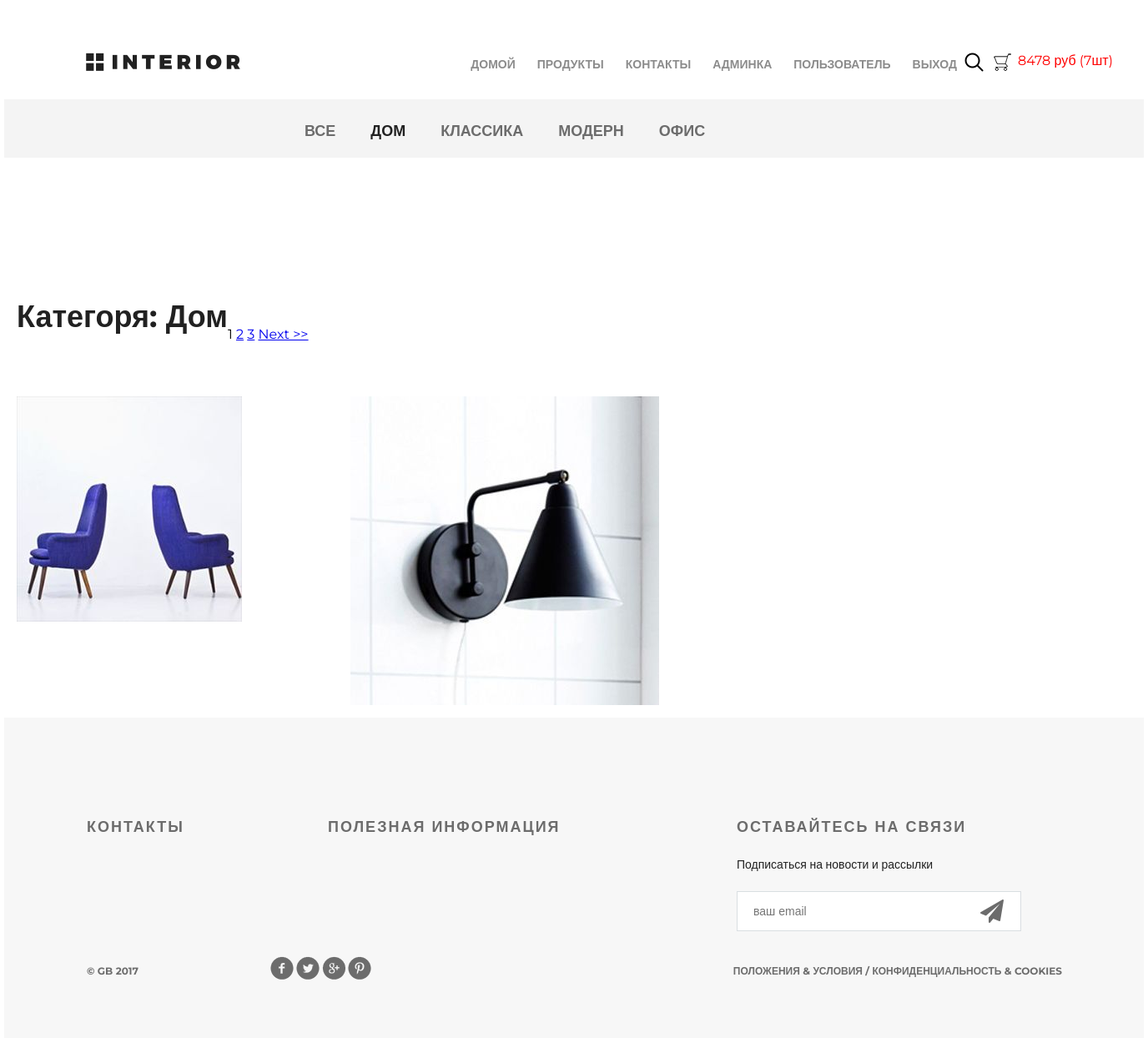
The app's page /products/1/ (signed in), older data.
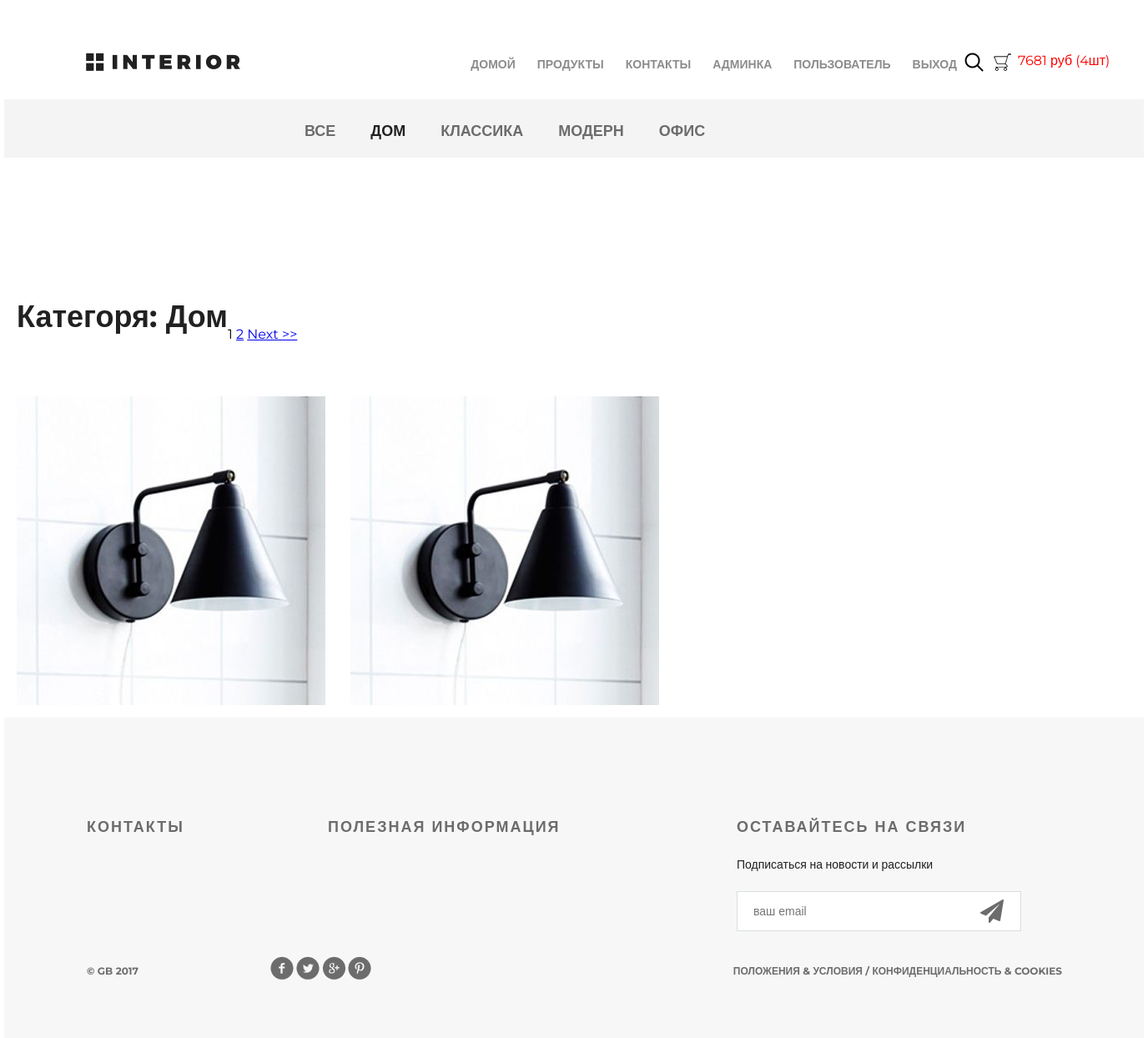
The same page, newer data.
### authapp/models.py (models this page shows)
class ShopUser(AbstractUser):
    avatar = models.ImageField(upload_to='users_avatars', blank=True, verbose_name='Аватарка')
    age = models.PositiveIntegerField(verbose_name='возраст')

### basketapp/models.py (models this page shows, shortened)
class Basket(models.Model):
    product = models.ForeignKey(Product, on_delete=models.CASCADE, verbose_name='Товар')
    user = models.ForeignKey(settings.AUTH_USER_MODEL, on_delete=models.CASCADE, verbose_name='Пользователь')
    quantity = models.PositiveSmallIntegerField(default=0, verbose_name='Количество')
    created_at = models.DateTimeField(auto_now_add=True, verbose_name='Добавлен')
    class Meta:
        verbose_name = 'корзина'
        verbose_name_plural = 'корзины'
        ordering = ('created_at',)
    """ Следующий код (ф-ции) лучше писать в СЕРВИСНОЙ МОДЕЛИ в Джанго !!!? """
    @property
    def product_cost(self):     # Стоимость продукта
        return self.product.price * self.quantity
    @property
    def total_quantity(self):   # Общая численность
        _items = Basket.objects.filter(user=self.user)
        return sum(list(_items.values_list('quantity', flat=True)))
    @property
    def total_cost(self):       # Общая стоимость
        _items = Basket.objects.filter(user=self.user)
        return sum(list(map(lambda x: x.product_cost, _items)))

### mainapp/models.py (models this page shows, shortened)
class Product(models.Model):
    category = models.ForeignKey(Category, on_delete=models.CASCADE, verbose_name='Категория', related_name='products')
    name = models.CharField(max_length=255, verbose_name='Название')
    image = models.ImageField(upload_to='product', blank=True, null=True, verbose_name='Изображение')
    shot_desc = models.CharField(max_length=255, verbose_name='Краткое описание')
    description = models.TextField(verbose_name='Описание')
    price = models.DecimalField(max_digits=8, decimal_places=2, verbose_name='Цена')
    quantity = models.PositiveSmallIntegerField(default=0, verbose_name='Количество')
    is_active = models.BooleanField(default=True, verbose_name='Активен')
    class Meta:
        verbose_name = 'продукт'
        verbose_name_plural = 'продукты'

class Category(models.Model):
    name = models.CharField(max_length=255, verbose_name='Название', unique=True)
    description = models.TextField(verbose_name='Описание')
    is_active = models.BooleanField(default=True, verbose_name='Активен')
    class Meta:
        verbose_name = 'категория'
        verbose_name_plural = 'категории'
        ordering = ('name', )    # Индексация по нужному полю # Сортировка по какому полю

### mainapp/views.py (the view, shortened to what this page needs)
# urls.py: path('products/', include('mainapp.urls', namespace='products')),
def products(request, pk=None):
    links_menu = Category.objects.all()
    if pk is not None:
        if pk == 0:
            products_list = Product.objects.all()
            category_item = {'name': 'Все', 'pk': 0}
        else:
            category_item = get_object_or_404(Category, pk=pk)
            products_list = Product.objects.filter(category_id=pk)
        page = request.GET.get('page')
        paginator = Paginator(products_list, 2)
        try:
            paginated_products = paginator.page(page)
        except PageNotAnInteger:
            paginated_products = paginator.page(1)
        except EmptyPage:
            paginated_products = paginator.page(paginator.num_pages)
        context = {
            'links_menu': links_menu,
            'products': paginated_products,
            'category': category_item,
            'basket': get_basket(request.user)
        }
        return render(request, 'mainapp/products_list.html', context)

### mainapp/services.py (called while the page is built)
def get_basket(user):
    basket_list = []
    if user.is_authenticated:
        basket_list = Basket.objects.filter(user=user)
    return basket_list

### mainapp/templates/mainapp/products_list.html (shortened to what this page needs)
{% extends 'mainapp/base.html' %}
{% load static %}
{% block menu %}
		<div class="hero-white">
			<div class="header clearfix">
				{% include 'mainapp/includes/inc_main_menu.html' %}
			</div>
		</div>
{% endblock %}
{% block content %}
		<div class="details">
			<div class="links clearfix">
				{% include 'mainapp/includes/inc_products_menu.html' %}
			</div>
			<div class="products">
                <div class="title clearfix">
                    <h2>
                        Категоря: {{ category.name|title }}
                    </h2>
                </div>
                <div class="pogination">
                    {% for item in products.paginator.page_range %}
                        {% if item == products.number %}
                            <span>{{ item }}</span>
                        {% else %}
                            <a href="?page={{ item }}">{{ item }}</a>
                        {% endif %}
                    {% endfor %}
                    {% if products.has_next %}
                        <a href="?page={{ products.next_page_number}}"> Next >></a>
                    {% endif %}
                </div>
                <div class="products">
                    {% for product in products %}
                        <div class="block">
                            <a href="{% url 'products:product_item' product.pk %}"><img src="/media/{{ product.image }}" alt="">
                            </a>
                        </div>
                    {% endfor %}
                </div>
			</div>
		</div>
{% endblock %}

### mainapp/templates/mainapp/base.html (shortened to what this page needs)
{% load static %}
<!DOCTYPE html>
<html>
<head>
    {% block css %}
	<link rel="stylesheet" type="text/css" href="{% static 'css/style.css' %}">
	<link rel="stylesheet" href="{% static 'fonts/font-awesome/css/font-awesome.css' %}">
    {% endblock %}
</head>
<body>
	<div class="container">
        {% block menu %}
        {% endblock %}
        {% block content %}
        {% endblock %}
		<div class="clr"></div>
	</div>
    <div class="footer">
        <div class="clearfix">
            <div class="text-footer">
                <h3>контакты</h3>
            </div>
            <div class="text-footer">
                <h3>полезная информация</h3>
            </div>
            <div class="text-footer clearfix">
                <h3>Оставайтесь на связи</h3>
                <p>Подписаться на новости и рассылки</p>
                <form>
                    <input type="email" name="email" placeholder="ваш email">
                    <a href="#"><i class="fa fa-paper-plane fa-2x" aria-hidden="true"></i></a>
                </form>
            </div>
        </div>
        <p class="small">&copy; GB 2017</p>
        <div class="social">
            <a href="#" class="social1"></a>
            <a href="#" class="social2"></a>
            <a href="#" class="social3"></a>
            <a href="#" class="social4"></a>
        </div>
        <p class="small">Положения &amp; Условия  /  Конфиденциальность &amp; Cookies</p>
    </div>
</body>
</html>

### mainapp/templates/mainapp/includes/inc_main_menu.html
<a href="{% url 'index' %}" class="logo"></a>
<ul class="menu">
    <li>
        <a href="{% url 'index' %}" {% if request.resolver_match.url.name == 'index' %}class="active"{% endif %}>домой</a>
    </li>
    <li>
        <a href="{% url 'products:products_hot_product' %}" {% if request.resolver_match.url.name == 'products' %}class="active"{% endif %}>продукты</a>
    </li>
    <li>
        <a href="{% url 'contact' %}" {% if request.resolver_match.url.name == 'contact' %}class="active"{% endif %}>контакты</a>
    </li>
    {% if user.is_authenticated %}
        {% if user.is_superuser %}
            <li>
                <a href="{% url 'adminapp:user_read' %}" >Админка</a>
            </li>
        {% endif %}
        <li>
            <a href="{% url 'authapp:edit' %}" >{{ user.first_name|default:'Пользователь' }}</a>
        </li>
        <li>
            <a href="{% url 'authapp:logout' %}" >выход</a>
        </li>
    {% else %}
        <li>
            <a href="{% url 'authapp:login' %}" >вход</a>
        </li>
    {% endif %}
</ul>
<a href="#" class="search"></a>
<a href="{% url 'basket:List' %}" class="basket">
    <span style="display: block; margin-left: 30px; color:red">
        {% if basket %}
            {{ basket.0.total_cost|floatformat:0 }} руб
            ({{ basket.0.total_quantity }}шт)
        {% endif %}
    </span>
</a>

### mainapp/templates/mainapp/includes/inc_products_menu.html
<ul class="links-menu">
    <li>
        <a href="{% url 'products:product_list' 0 %}"
           {% if request.resolver_match.kwargs.pk == 0 %}class="active"{% endif %}>
            все
        </a>
    </li>
    {% for link_menu in links_menu %}
    <li>
        <a href="{% url 'products:product_list' link_menu.pk %}"
           {% if request.resolver_match.kwargs.pk == link_menu.pk %}class="active"{% endif %}>
            {{ link_menu.name }}
        </a>
    </li>
    {% endfor %}
</ul>

### static/css/style.css (style rules this page uses)
* { margin: 0; padding: 0; }
body { font-family: 'Montserrat', sans-serif; }
html, body { height: 100%; }
.clr { height: 384px; }
.container { width: 1366px; margin: 0 auto; min-height: 100%; }
.logo { background-image: url(/static/img/logo.png); margin-top: 63px; width: 185px; height: 22px; float: left; }
.menu { list-style-type: none; margin-top: 67px; float: right; }
.menu li { float: left; }
.menu a { color: #8c8c8c; font-size: 14px; font-weight: 700; text-align: right; text-transform: uppercase; text-decoration: none; padding: 10px 13px; }
.search { display: block; width: 23px; height: 23px; background-image: url(/static/img/search.png); position: absolute; top: 63px; left: 1151px; }
.basket { display: block; width: 23px; height: 23px; background-image: url(/static/img/basket.png); position: absolute; top: 63px; left: 1185px; text-decoration: none; color: #555; }
.basket span { display: block; margin-left: 30px; width: 150px; }
.clearfix:after { content: ""; display: block; clear: both; }
.title { height: 152px; margin-right: 15px; }
.title h2 { float: left; margin-top: 118px; color: #212121; font-size: 36px; font-weight: 700; text-align: left; margin-left: 15px; }
.footer { height: 384px; width: 1169px; background-color: #f7f7f7; padding-left: 99px; padding-right: 98px; margin: -384px auto 0; clear: both; }
.footer form { position: relative; }
.footer form a i { display: block; width: 21px; height: 21px; position: absolute; z-index: 2; top: 10px; right: 50px; color: #6c6c6c; }
.text-footer { margin-top: 120px; width: 221px; float: left; margin-right: 68px; }
.text-footer:last-child { margin-right: 0; }
.text-footer h3 { text-transform: uppercase; color: #6c6c6c; font-size: 18px; font-weight: 700; text-align: left; margin-bottom: 22px; letter-spacing: 2px; }
.text-footer p { color: #212121; font-size: 14px; font-weight: 300; line-height: 24px; text-align: left; margin-bottom: 20px; }
.text-footer a { text-decoration: none; text-transform: uppercase; color: #212121; font-size: 14px; font-weight: 700; line-height: 26px; text-align: left; }
.text-footer:nth-child(2) { width: 422px; }
.text-footer:nth-child(3) { width: 363px; }
.text-footer input { border-width: 1px; border-color: #d9dee1; border-style: solid; background-color: #ffffff; width: 250px; height: 46px; outline: none; color: #6c6c6c; font-size: 14px; font-weight: 300; line-height: 22px; text-align: left; padding-left: 19px; padding-right: 70px; }
.footer .small { text-transform: uppercase; float: left; color: #6c6c6c; font-size: 12px; font-weight: 700; line-height: 26px; text-align: left; margin-top: 35px; }
.social { height: 28px; width: 121px; float: left; margin-left: 158px; margin-top: 30px; }
.social1 { background: url(/static/img/social-links.png); height: 28px; width: 28px; float: left; }
.social2 { background: url(/static/img/social-links.png); background-position: -34px 0px; height: 28px; width: 28px; float: left; margin-left: 3px; }
.social3 { background: url(/static/img/social-links.png); background-position: -67px 0px; height: 28px; width: 28px; float: left; margin-left: 3px; }
.social4 { background: url(/static/img/social-links.png); background-position: -101px 0px; height: 28px; width: 28px; float: left; margin-left: 3px; }
.footer .small:nth-child(4) { float: right; }
.products { margin-top: 50px; margin-bottom: 56px; }
.products .block a img { float: left; }
.products .block { float: left; margin: 15px; display: block; height: 370px; width: 370px; position: relative; }
.hero-white { background-color: #fff; height: 119px; padding-left: 98px; padding-right: 211px; position: relative; }
.links { height: 70px; background-color: #f4f4f4; position: relative; padding-left: 360px; }
.links-menu { margin: 27px auto 0px; position: absolute; }
.links-menu li { float: left; list-style-type: none; padding-right: 42px; }
.links-menu li a { text-decoration: none; color: #6c6c6c; font-size: 18px; font-weight: 700; text-transform: uppercase; }
.links-menu .active { color: #212121; font-size: 18px; font-weight: 700; }

Row changes from the older to the newer data that the page shows:
removed Product: image (picture)
computed for Basket: user+product+quantity "8478" → "7681"; user "7" → "4"
now on this page (row unchanged): Product: image (picture)
Text that changed along with them:
list line gone: "3"
